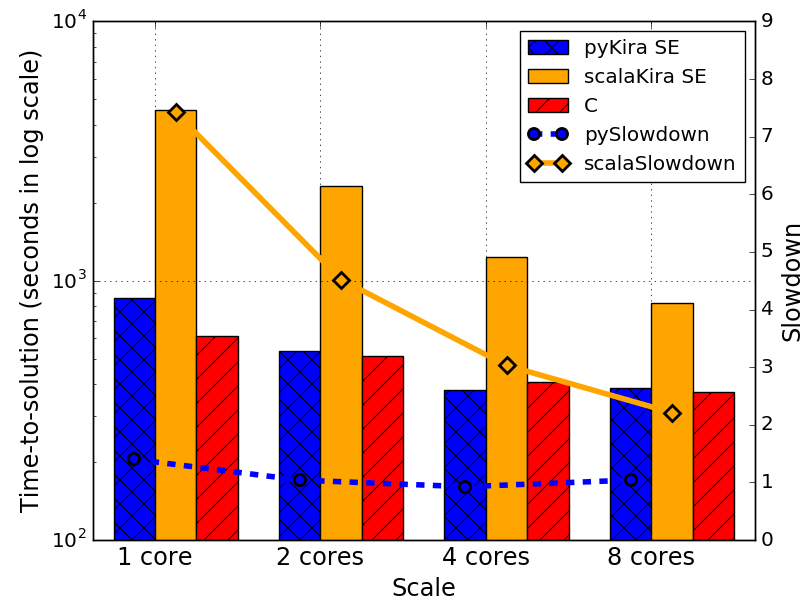

Write the Python code that produced this figure.
#!/usr/bin/env python3
# a bar plot with errorbars
import numpy as np
import matplotlib.pyplot as plt

N = 4
scalaKira = (4539, 2322, 1236, 819)
pyKira = (855, 537, 378, 386)
C = (612, 514, 408, 371)
scalaSlowdown=(7.42, 4.52, 3.03, 2.21)
pySlowdown=(1.4, 1.04, 0.925, 1.04)

ind = 0.125+np.arange(N)  # the x locations for the groups
width = 0.25       # the width of the bars

ax = plt.gca()
ax.grid(True)
plt.yticks(size='large')
ax_c = ax.twinx()
ax_c.set_ylim([0, 9])
rects1 = ax.bar(ind, pyKira, width, color='blue', hatch="x")
rects2 = ax.bar(ind+width, scalaKira, width, color='orange')
rects3 = ax.bar(ind+width*2, C, width, color='red', hatch="/")
rects4 = ax_c.plot(ind+width*0.5, pySlowdown, linestyle='--', marker='o', markersize=8.0, mew=2.0, c='blue', linewidth=4.0)
rects5 = ax_c.plot(ind+width*1.5, scalaSlowdown, linestyle='-', marker='D', markersize=8.0, mew=2.0, c='orange', linewidth=4.0)





plt.yticks(size='large')
# add some text for labels, title and axes ticks
ax.set_xlabel('Scale', size='x-large')
ax.set_ylabel('Time-to-solution (seconds in log scale)', size='x-large')
ax.set_yscale("log")
ax_c.set_ylabel('Slowdown', size='x-large')
ax.set_xticks(ind+width)
ax.set_xticklabels( ('1 core', '2 cores', '4 cores', '8 cores'), size='x-large') 

ax.legend( (rects1[0], rects2[0], rects3[0], rects4[0], rects5[0]), ('pyKira SE', 'scalaKira SE', 'C', 'pySlowdown', 'scalaSlowdown') )

plt.show()
